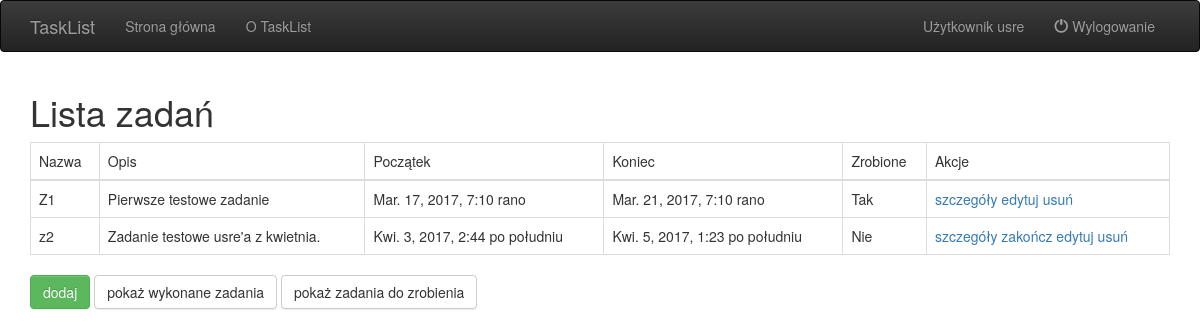
Before: /tasks (signed in) with the older database file.
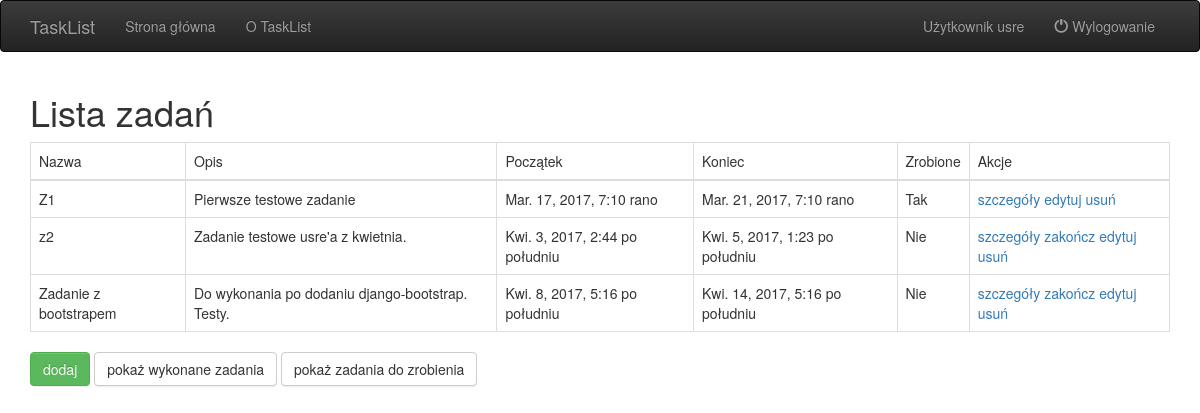
After: the same page with the newer database file.
### TaskList/models.py (models this page shows, shortened)
class Task(models.Model):
    user = models.ForeignKey(User)
    name = models.CharField(max_length=256)
    description = models.TextField(max_length=4000)
    start = models.DateTimeField(default=datetime.now)
    end = models.DateTimeField(default=datetime.now)
    done = models.BooleanField(default=False)

### TaskList/list_views.py (the view)
# urls.py: url(r'^tasks$', list_views.TaskList.as_view(), name='task_list'),
@method_decorator(login_required, name='dispatch')
class TaskList(ListView):
    allow_empty = True
    def get_queryset(self):
        return Task.objects.filter(user=self.request.user.pk)
    def get_context_data(self, **kwargs):
        context = super(TaskList, self).get_context_data(**kwargs)
        context['user'] = self.request.user
        return context

### TaskList/AuthenticationBackend.py (called while the page is built)
    def get_user(self, user_id):
        try:
            return User.objects.get(pk=user_id)
        except User.DoesNotExist:
            return None

### TaskList/templates/TaskList/task_list.html (shortened to what this page needs)
{% extends "layout.html" %}
{% block content %}
    <h1>Lista zadań</h1>
	<table class="table table-bordered">
		<thead>
		<tr>
			<td>Nazwa</td><td>Opis</td><td>Początek</td><td>Koniec</td><td>Zrobione</td><td>Akcje</td>
		</tr>
		</thead>
		<tbody>
		{% for task in object_list %}
		<tr>
			<td>{{task.name}}</td><td>{{task.description}}</td><td>{{task.start}}</td><td>{{task.end}}</td>
            <td>
				{% if task.done %}
                Tak
                {% else %}
                Nie
				{% endif %}
			</td>
			<td>
				<a href="{% url 'task_details' task.id %}">szczegóły</a>
                {% if not task.done %}<a href="{% url 'task_finish' task.id %}">zakończ</a>{% endif %}
				<a href="{% url 'task_edit' task.id %}">edytuj</a>
				<a href="{% url 'task_delete' task.id %}">usuń</a>
			</td>
		</tr>
        {% empty %}
        <tr>Brak zadań</tr>
		{% endfor %}
		</tbody>
	</table>
	<a class="btn btn-success" href="{% url 'task_new' %}">dodaj</a>
	<a class="btn btn-default" href="{% url 'task_list_done' %}">pokaż wykonane zadania</a>
	<a class="btn btn-default" href="{% url 'task_list_todo' %}">pokaż zadania do zrobienia</a>
{% endblock %}

Changed rows visible on the page:
added Task: name "Zadanie z bootstrapem", description "Do wykonania po dodaniu django-bootstrap. Testy.", start "Kwi. 8, 2017, 5:16 po południu", end "Kwi. 14, 2017, 5:16 po południu", done "Nie"
